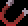

This is a level from a 2D game, rendered from its Tiled map with the project's own tilesets. A one-line summary and the complete map file follow:
An orthogonal 1x1 tile map with 28x26 px tiles, 1 tile layer (Tile Layer 1).

<map version="1.10" tiledversion="1.10.2" orientation="orthogonal" renderorder="right-down" width="1" height="1" tilewidth="28" tileheight="26" infinite="0" nextlayerid="2" nextobjectid="1">
 <tileset firstgid="1" source="magnet.tsx" />
 <layer id="1" name="Tile Layer 1" width="1" height="1">
  <data encoding="csv">
1
</data>
 </layer>
</map>
